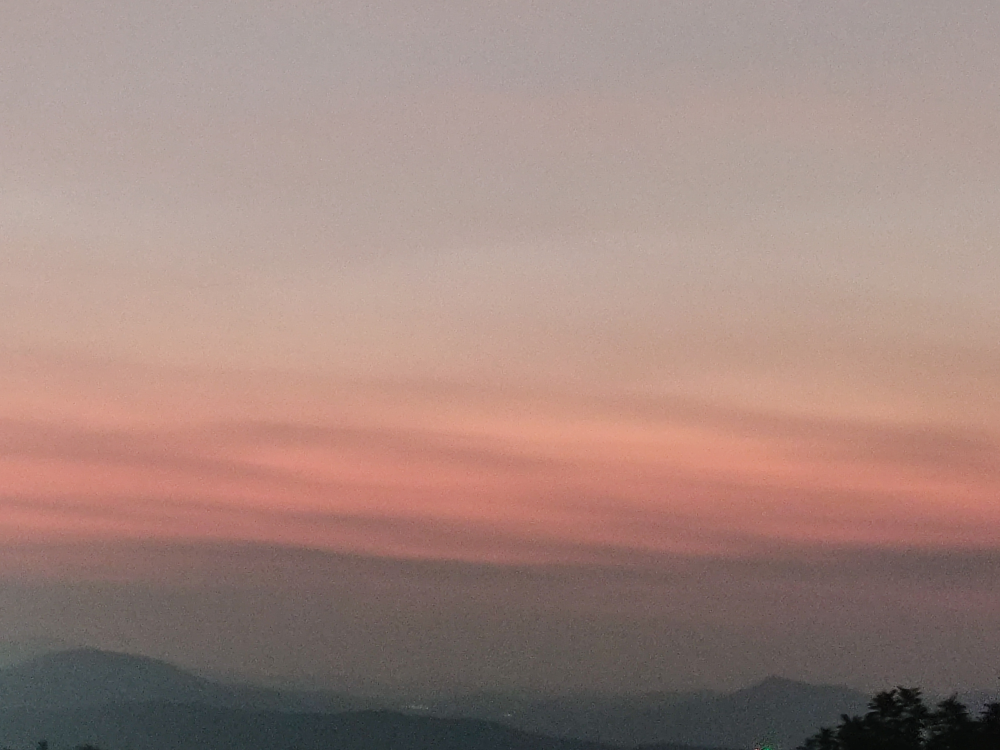
#> input picture colorfound/test_1.jpg, 4000 x 3000 px (shown at 1/4 size)
$ jupyter execute --allow-errors Untitled.ipynb   (older library calls are emulated)
#> lines starting #> are read from the running program, lines starting #| are printed output that depends on the picture
[cell 1]
import numpy as np
import pandas as pd
import matplotlib.pyplot as plt
import matplotlib.patches as patches
import matplotlib.image as mpimg

from PIL import Image
from matplotlib.offsetbox import OffsetImage , AnnotationBbox
import cv2
import extcolors
from colormap import rgb2hex

[cell 2]
# 导入模块并加载图片并调整图像大小
input_name = 'test_1.jpg'
output_width = 900
# 给定一个基本宽度大小    #set the output size
img = Image.open(input_name)
#> img is the input picture: PIL image 4000x3000 RGB; mean R, G, B 160.8, 134.3, 126.9
# 打开并标识图像文件
wpercent = (output_width/float(img.size[0]))
#> wpercent = 0.225
# 基本宽度与原图的比例
hsize = int((float(img.size[1])*float(wpercent)))
#> hsize = 675
# 计算比例不变的条件下新图的长度
img = img.resize((output_width,hsize), Image.ANTIALIAS)
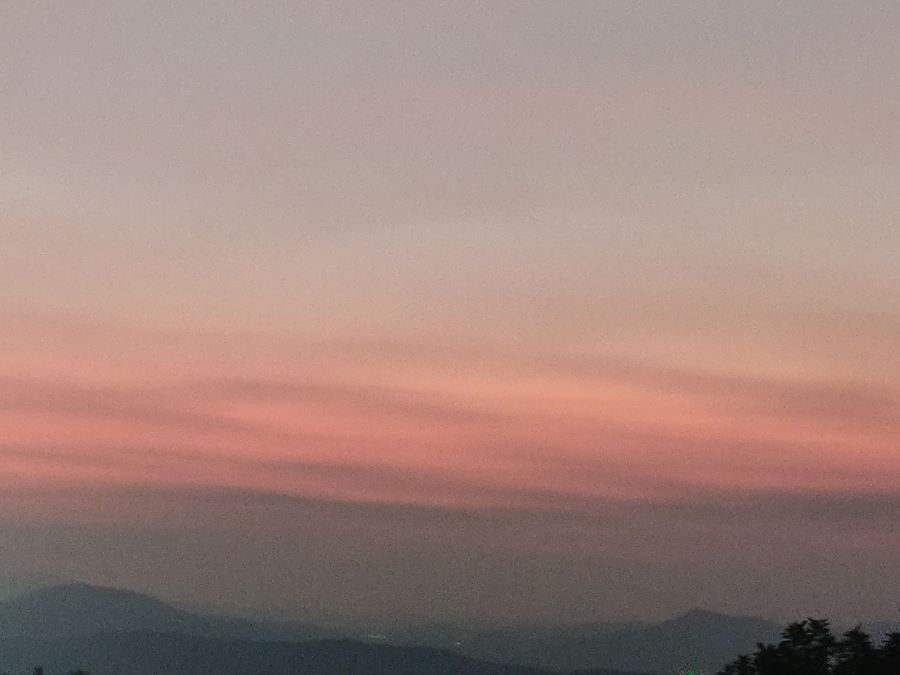
#> img: PIL image 900x675 RGB; mean R, G, B 160.8, 134.3, 126.9
#  重新设置大小 默认情况下PIL使用Image。NEAREST 过滤器进行大小调整，从而获得良好的性能，但质量很差

#save
resize_name = 'resize_' + input_name  #the resized image name
img.save(resize_name)                 #output location can be specified before resize_name

#read
plt.figure(figsize=(9, 9))
img_url = resize_name
img = plt.imread(img_url)
#> img: shape (675, 900, 3)
plt.imshow(img)
plt.axis('off')

#> (a cell that did not finish here is left out)

[cell 4]
# 使用rgb2hex库定义一个函数以将RGB代码转换为HEX颜色代码并创建一个DataFrame
def color_to_df(input):
    colors_pre_list = str(input).replace('([(','').split(', (')[0:-1]
    df_rgb = [i.split('), ')[0] + ')' for i in colors_pre_list]
    df_percent = [i.split('), ')[1].replace(')','') for i in colors_pre_list]
    # convert RGB toHEX code
    df_color_up = [rgb2hex(int(i.split(", ")[0].replace("(","")),int(i.split(", ")[1]),int(i.split(", ")[2].replace(")",""))) for i in df_rgb]

    df = pd.DataFrame(zip(df_color_up,df_percent),columns = ['c_code','occurence'])
    return df

#> (the rest of this cell did not finish here and is left out)

#> (a cell that did not finish here is left out)

[cell 6]
#create background color
fig,ax = plt.subplots(figsize=(192,108),dpi=10)
fig.set_facecolor('white')
plt.savefig('bg.png')
plt.close(fig)

# create color palette
bg = plt.imread('bg.png')
fig = plt.figure(figsize=(90,90),dpi =10)
ax = fig.add_subplot(1,1,1)

x_posi ,y_posi , y_posi2 = 320,25,25
#> (the rest of this cell did not finish here and is left out)
